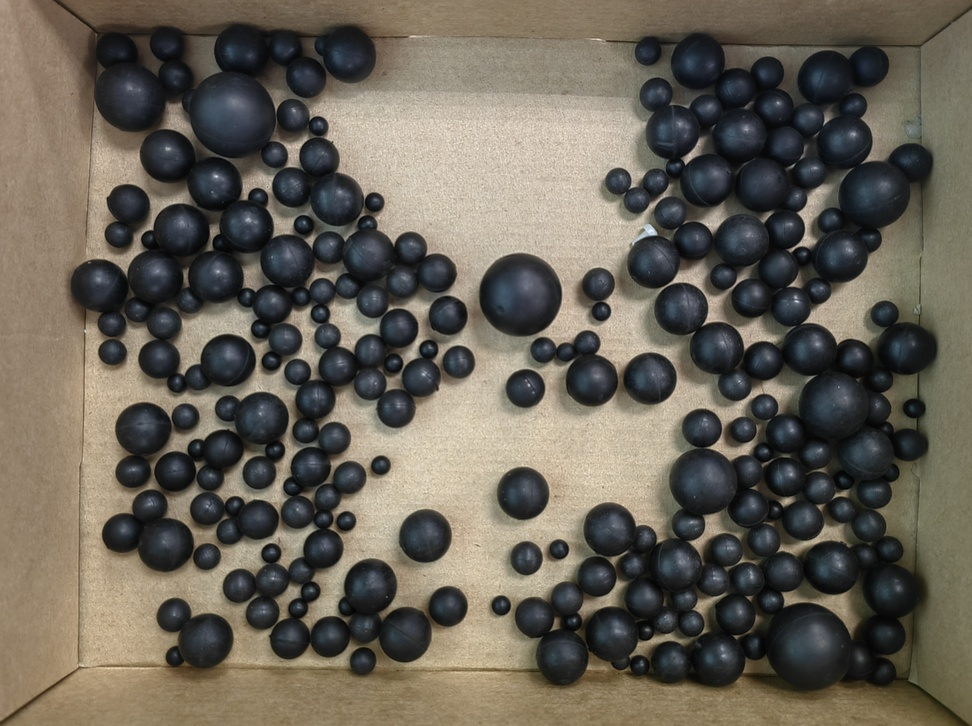
#> input picture balls_2.jpg, 972 x 726 px, shrunk from 3473 x 2595 before the run
$ python demo3.py
#> lines starting #> are read from the running program, lines starting #| are printed output that depends on the picture; after the words box and inside, x2 and y2 are one past the last pixel; in counts of white or black regions, pixels touching at a corner belong together
import cv2
import numpy as np
import matplotlib.pyplot as plt
import time
from scipy.signal import find_peaks

# 计时开始
start_time = time.time()

# 读取图像
image_path = "balls_2.jpg"
image = cv2.imread(image_path)
#> image is the input picture: shape (726, 972, 3); mean B, G, R 86, 97.1, 102.9
gray_image = cv2.cvtColor(image, cv2.COLOR_BGR2GRAY)
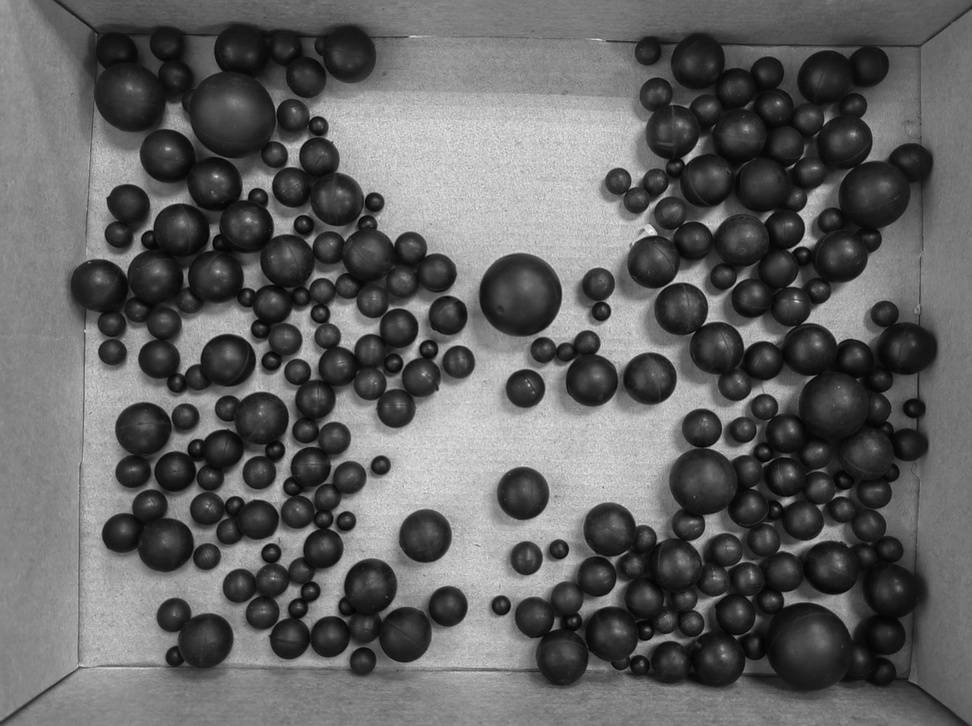
#> gray_image: shape (726, 972); min 1, max 250, mean 97.6

# CLAHE (自适应直方图均衡化) 用于对比度增强
clahe = cv2.createCLAHE(clipLimit=2.0, tileGridSize=(8, 8))
clahe_image = clahe.apply(gray_image)
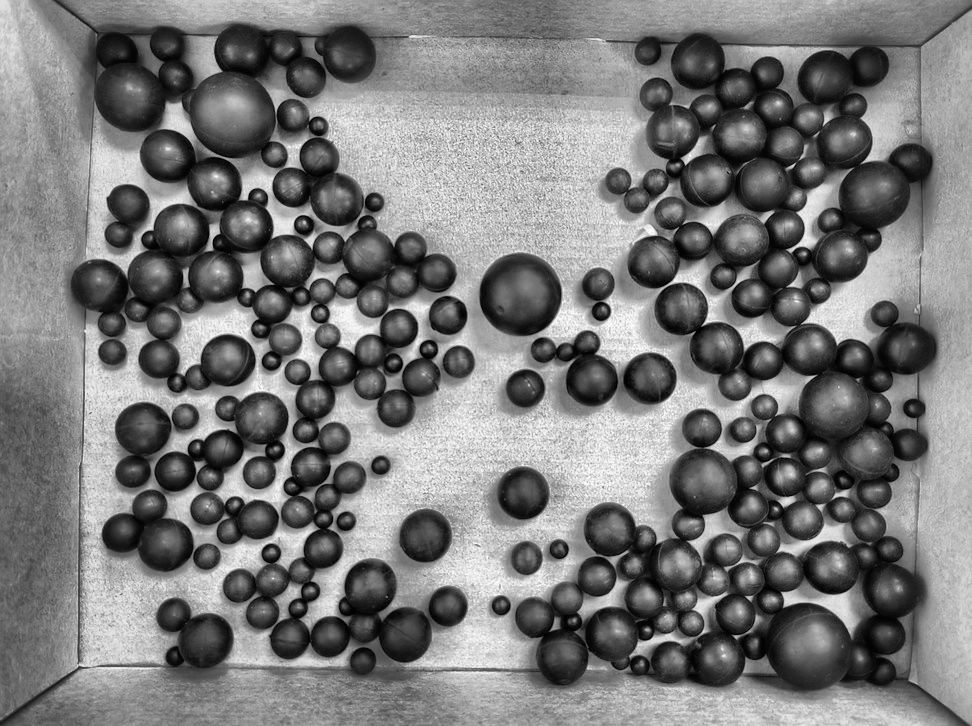
#> clahe_image: shape (726, 972); min 0, max 254, mean 120.9

# 高斯模糊
blurred_image = cv2.GaussianBlur(clahe_image, (9, 9), 2)
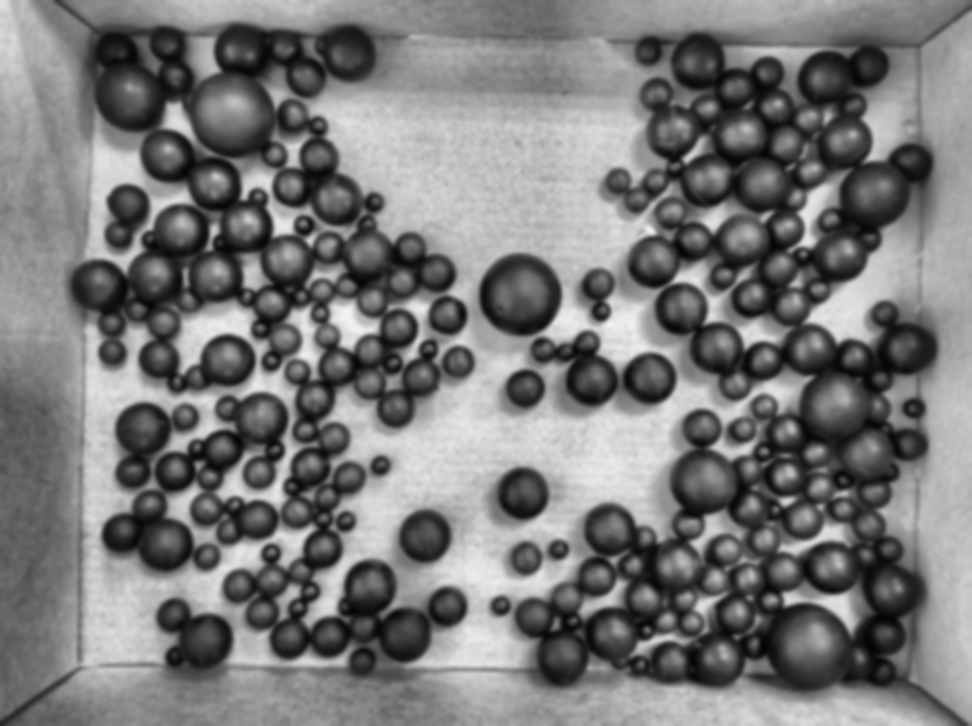
#> blurred_image: shape (726, 972); min 4, max 243, mean 120.9


# 霍夫圆检测 (可以结合分水岭结果)
detected_circles = cv2.HoughCircles(
    blurred_image,
    cv2.HOUGH_GRADIENT,
    dp=2,
    minDist=59,
    param1=200,
    param2=50,
    minRadius=20,
    maxRadius=150
)
#> detected_circles = 71 rows, first 8: [519, 295, 41.8], [247, 319, 124.6], [203, 269, 120.2], [677, 427, 146.6], [677, 509, 144.4], [331, 541, 115.8], [263, 413, 89.4], [397, 425, 140]

# 在原始图像上绘制检测到的圆（NMS前）
output_image_before_nms = image.copy()
radii = []  # 保存圆的半径
detected_circles_nms = []  # 用于存储NMS后的结果
if detected_circles is not None:
    detected_circles = np.round(detected_circles[0, :]).astype("int")
#> detected_circles = 71 rows, first 8: [519, 295, 42], [247, 319, 125], [203, 269, 120], [677, 427, 147], [677, 509, 144], [331, 541, 116], [263, 413, 89], [397, 425, 140]

    for (x, y, r) in detected_circles:
        radii.append(r)
        cv2.circle(output_image_before_nms, (x, y), r, (0, 255, 0), 2)
#> this loop made 71 passes
#> (x, y, r) on passes 1 to 12: (519, 295, 42), (247, 319, 125), (203, 269, 120), (677, 427, 147), (677, 509, 144), (331, 541, 116), (263, 413, 89), (397, 425, 140), (723, 171, 118), (407, 521, 140), (713, 327, 107), (223, 525, 89)
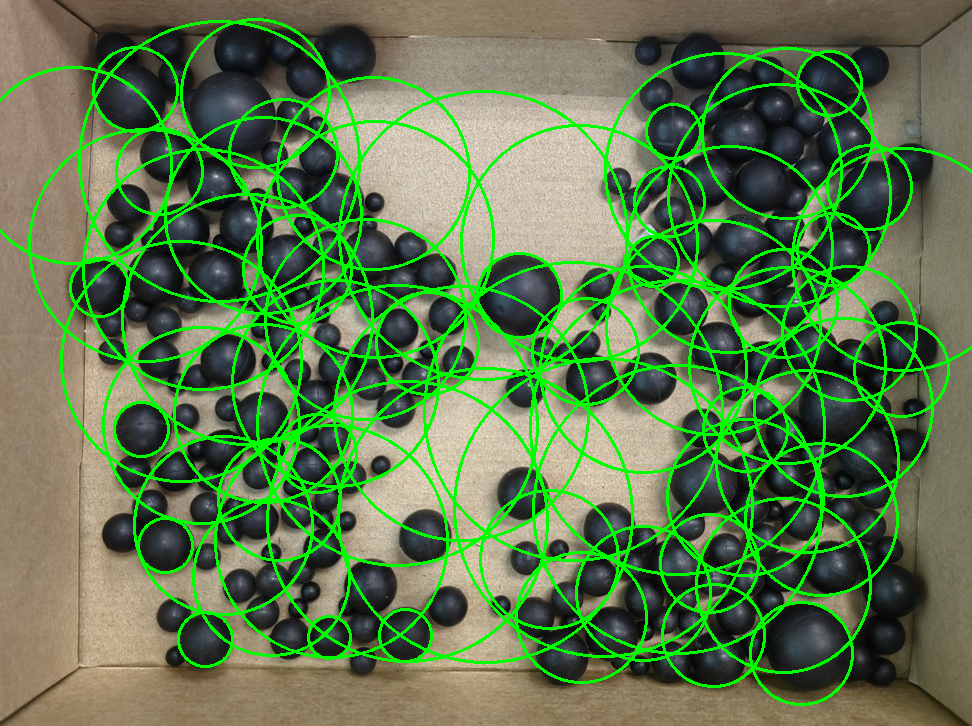
#> output_image_before_nms: shape (726, 972, 3); 13.7% of pixels changed, all inside (x1, y1, x2, y2) = (0, 18, 972, 706)
#> after the loop, radii = 71 values, max 149 at index 18, min 21 at index 42, mean 81.62

# 显示NMS前检测到的圆
plt.figure(figsize=(6, 6))
plt.title("Detected Circles (Before NMS)")
plt.imshow(cv2.cvtColor(output_image_before_nms, cv2.COLOR_BGR2RGB))
plt.show()

# 非极大值抑制 (NMS) 逻辑，基于圆心距离和半径
def non_max_suppression(circles, overlap_thresh=0.5):
    if len(circles) == 0:
        return []

    # 对圆按半径大小排序
    sorted_indices = np.argsort([r for (x, y, r) in circles])[::-1]
    circles = [circles[i] for i in sorted_indices]

    # 存储NMS后的结果
    keep = []
    while circles:
        # 选择最大的圆并移除
        curr_circle = circles.pop(0)
        keep.append(curr_circle)

        circles = [circle for circle in circles if np.linalg.norm(np.array(curr_circle[:2]) - np.array(circle[:2])) > overlap_thresh * max(curr_circle[2], circle[2])]

    return keep

# 对检测到的圆执行NMS
# detected_circles_nms = non_max_suppression(detected_circles)
detected_circles_nms = detected_circles
#> detected_circles_nms has the same summary as detected_circles
# 在原始图像上绘制NMS后的结果
output_image_after_nms = image.copy()
for (x, y, r) in detected_circles_nms:
    cv2.circle(output_image_after_nms, (x, y), r, (0, 255, 0), 2)

# 显示NMS后检测到的圆
plt.figure(figsize=(6, 6))
plt.title("Detected Circles (After NMS)")
plt.imshow(cv2.cvtColor(output_image_after_nms, cv2.COLOR_BGR2RGB))
plt.show()

# 统计NMS后的半径分布并绘制波形图
nms_radii_hist, nms_bin_edges = np.histogram([r for (x, y, r) in detected_circles_nms], bins=20)
#> nms_radii_hist = 20 values, max 8 at index 12, min 0 at index 9, mean 3.55; nms_bin_edges = 21 values from 21 to 149

plt.figure(figsize=(6, 6))
plt.title("Radius Distribution After NMS")
plt.plot(nms_bin_edges[:-1], nms_radii_hist, color='blue')
plt.xlabel("Radius")
plt.ylabel("Number of Balls")
plt.show()
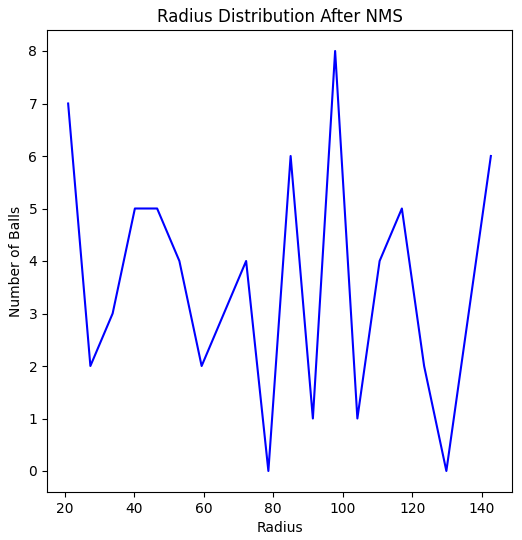
#> figure drawn by matplotlib, 1 panel; curve peaks at x = 97.8, y = 8

# 找波峰来划分不同的尺寸类别
peaks, _ = find_peaks(nms_radii_hist, distance=2)
#> peaks = [3, 8, 10, 12, 15]

# 打印半径的波峰对应的值
print("Detected radius peaks at:", nms_bin_edges[peaks])
#| Detected radius peaks at: [ 40.2  72.2  85.   97.8 117. ]

# 计时结束
end_time = time.time()
inference_time = end_time - start_time

# 打印总的小球数和推理时间
total_detected_balls = len(detected_circles_nms)
#> total_detected_balls = 71
print(f"Total detected balls after NMS: {total_detected_balls}")
#| Total detected balls after NMS: 71
print(f"Inference time: {inference_time:.2f} seconds")

# 在文本文件中记录结果
output_file = "ball_results_after_nms.txt"
with open(output_file, "w") as f:
    f.write(f"Total detected balls after NMS: {total_detected_balls}\n")
    f.write(f"Inference time: {inference_time:.2f} seconds\n")
